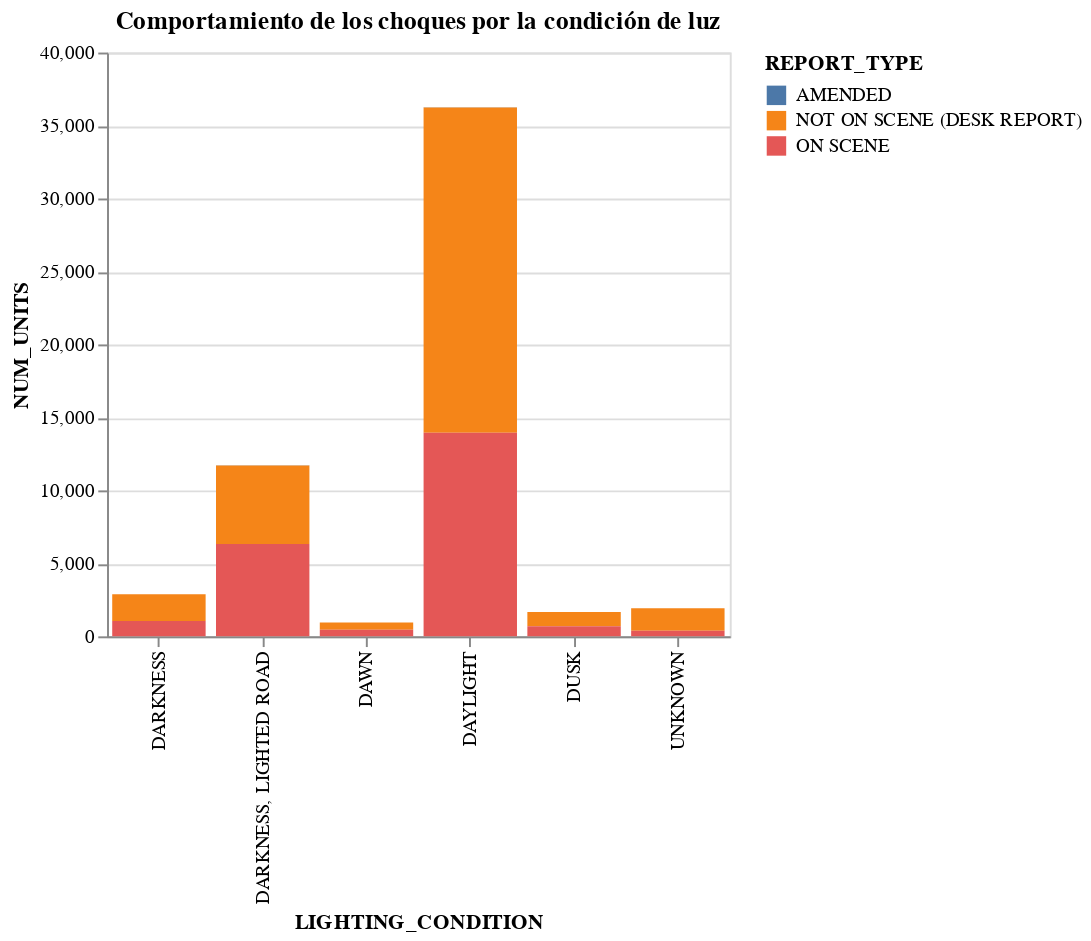

The notebook cell saved with this chart:
### Code cell
alt.Chart(report_1).mark_bar().encode(
    x = 'LIGHTING_CONDITION',
    y = 'NUM_UNITS',
    color = 'REPORT_TYPE'
).properties(width=320, height=300, title='Comportamiento de los choques por la condición de luz')

### Figure 1 — Vega-Lite specification as saved in the notebook (floating-point values rounded to 4 significant figures)
{"config": {"view": {"continuousWidth": 400, "continuousHeight": 300}}, "data": {"name": "data-9d00f5e1a40dfff147fbf7235a1209c9"}, "mark": "bar", "encoding": {"color": {"type": "nominal", "field": "REPORT_TYPE"}, "x": {"type": "nominal", "field": "LIGHTING_CONDITION"}, "y": {"type": "quantitative", "field": "NUM_UNITS"}}, "height": 300, "title": "Comportamiento de los choques por la condición de luz", "width": 320, "$schema": "https://vega.github.io/schema/vega-lite/v4.8.1.json", "datasets": {"data-9d00f5e1a40dfff147fbf7235a1209c9": [{"LIGHTING_CONDITION": "DARKNESS", "REPORT_TYPE": "AMENDED", "NUM_UNITS": 2}, {"LIGHTING_CONDITION": "DARKNESS", "REPORT_TYPE": "NOT ON SCENE (DESK REPORT)", "NUM_UNITS": 1822}, {"LIGHTING_CONDITION": "DARKNESS", "REPORT_TYPE": "ON SCENE", "NUM_UNITS": 1058}, {"LIGHTING_CONDITION": "DARKNESS, LIGHTED ROAD", "REPORT_TYPE": "AMENDED", "NUM_UNITS": 5}, {"LIGHTING_CONDITION": "DARKNESS, LIGHTED ROAD", "REPORT_TYPE": "NOT ON SCENE (DESK REPORT)", "NUM_UNITS": 5380}, {"LIGHTING_CONDITION": "DARKNESS, LIGHTED ROAD", "REPORT_TYPE": "ON SCENE", "NUM_UNITS": 6331}, {"LIGHTING_CONDITION": "DAWN", "REPORT_TYPE": "NOT ON SCENE (DESK REPORT)", "NUM_UNITS": 495}, {"LIGHTING_CONDITION": "DAWN", "REPORT_TYPE": "ON SCENE", "NUM_UNITS": 450}, {"LIGHTING_CONDITION": "DAYLIGHT", "REPORT_TYPE": "AMENDED", "NUM_UNITS": 28}, {"LIGHTING_CONDITION": "DAYLIGHT", "REPORT_TYPE": "NOT ON SCENE (DESK REPORT)", "NUM_UNITS": 22277}, {"LIGHTING_CONDITION": "DAYLIGHT", "REPORT_TYPE": "ON SCENE", "NUM_UNITS": 13953}, {"LIGHTING_CONDITION": "DUSK", "REPORT_TYPE": "AMENDED", "NUM_UNITS": 5}, {"LIGHTING_CONDITION": "DUSK", "REPORT_TYPE": "NOT ON SCENE (DESK REPORT)", "NUM_UNITS": 975}, {"LIGHTING_CONDITION": "DUSK", "REPORT_TYPE": "ON SCENE", "NUM_UNITS": 689}, {"LIGHTING_CONDITION": "UNKNOWN", "REPORT_TYPE": "NOT ON SCENE (DESK REPORT)", "NUM_UNITS": 1527}, {"LIGHTING_CONDITION": "UNKNOWN", "REPORT_TYPE": "ON SCENE", "NUM_UNITS": 390}]}}
